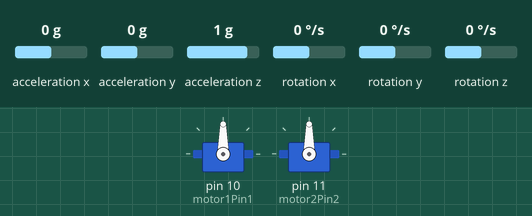
A sketch run on a simulated Arduino Uno, built with avr-gcc and run on an emulated ATmega328P. Parts: 2 × servo. The inputs (shaded band) are chosen by the test bench; at power-on: acceleration y 0 g, acceleration x 0 g, acceleration z 1 g, rotation x 0 °/s, rotation y 0 °/s, rotation z 0 °/s. What the sketch prints to the serial monitor is not drawn.

Above: at 1.7 s.
1.8 s: acceleration y set to -1.4 g
At 2.1 s:
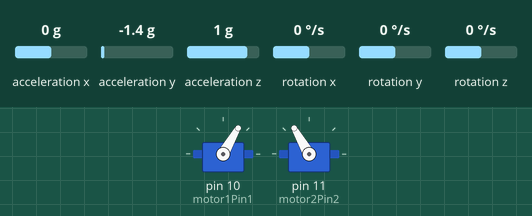
3.3 s: acceleration y set to 0.1 g
At 5.4 s:
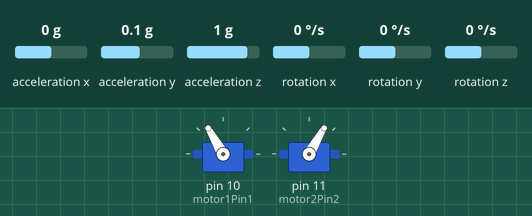
5.8 s: acceleration y set to -0.1 g
Timing chart, 0 to 8.8 s (numbered marks = the images above; inputs shaded):
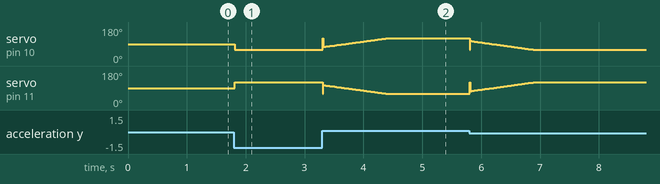

Measured:
- after the input at 1.8 s, servo on pin 10 (motor1Pin1): 90° → 60° at once; servo on pin 11 (motor2Pin2): 90° → 120° at once

The sketch:

projet1.ino
```cpp
#define PRINT_DEBUG_BUILD  // This is to print the MPU data on serial monitor to debug

#include <PID_v1.h>

#include <Servo.h>


// Required for MPU6050

#include "I2Cdev.h"

#include "MPU6050_6Axis_MotionApps20.h"

// Arduino Wire library is required if I2Cdev I2CDEV_ARDUINO_WIRE implementation

// is used in I2Cdev.h

#if I2CDEV_IMPLEMENTATION == I2CDEV_ARDUINO_WIRE

  #include "Wire.h"

#endif


// MPU default I2C address is 0x68

MPU6050 mpu;

#define INTERRUPT_PIN 2  // Use pin 2 on Arduino Uno & most boards


// MPU control/status vars

bool dmpReady = false;  // Set true if DMP init was successful

uint8_t mpuIntStatus;   // Holds actual interrupt status byte from MPU

uint8_t devStatus;      // Return status after each device operation (0 = success, !0 = error)

uint16_t packetSize;    // Expected DMP packet size (default is 42 bytes)

uint16_t fifoCount;     // Count of all bytes currently in FIFO

uint8_t fifoBuffer[64]; // FIFO storage buffer


// Orientation/motion vars

Quaternion q;           // [w, x, y, z] quaternion container

VectorFloat gravity;    // [x, y, z] gravity vector

float ypr[3];           // [yaw, pitch, roll] yaw/pitch/roll container and gravity vector

VectorInt16 gy;         // [x, y, z] gyro sensor measurements


// PID variables for roll control

double setpointRollAngle = 0; // Zero degree setpoint for roll

double rollGyroAngle = 0;

double rollPIDOutput = 0;


// PID parameters

#define PID_ROLL_KP 20

#define PID_ROLL_KI 70

#define PID_ROLL_KD 1


PID rollPID(&rollGyroAngle, &rollPIDOutput, &setpointRollAngle, PID_ROLL_KP, PID_ROLL_KI, PID_ROLL_KD, DIRECT);


// Motor control pins

Servo servo1;

Servo servo2;

int motor1Pin1 = 10;

int motor2Pin2 = 11;


void setupPID()

{

    rollPID.SetOutputLimits(-255, 255);

    rollPID.SetMode(AUTOMATIC);

    rollPID.SetSampleTime(10); // 10 milliseconds sample time

}


void setupMotors()

{

    servo1.attach(motor1Pin1); // motor1Pin1 must be a PWM pin

    servo2.attach(motor2Pin2); // motor2Pin2 must be a PWM pin

    rotateMotor(0, 0); // Initialize servos to neutral position

}


void setupMPU()

{

    #if I2CDEV_IMPLEMENTATION == I2CDEV_ARDUINO_WIRE

        Wire.begin();

        Wire.setClock(400000); // 400kHz I2C clock

    #endif


    mpu.initialize();

    pinMode(INTERRUPT_PIN, INPUT);

    devStatus = mpu.dmpInitialize();


    // Set your own gyro offsets here, scaled for min sensitivity

    mpu.setXAccelOffset(-1630);

    mpu.setYAccelOffset(227);

    mpu.setZAccelOffset(3078);

    mpu.setXGyroOffset(237);

    mpu.setYGyroOffset(-2);

    mpu.setZGyroOffset(154);


    if (devStatus == 0) {

        mpu.setDMPEnabled(true);

        mpuIntStatus = mpu.getIntStatus();

        dmpReady = true;

        packetSize = mpu.dmpGetFIFOPacketSize();

    } else {

        // ERROR handling code

    }

}


void setup()

{

    Serial.begin(115200); // Start serial communication at 115200 bauds

    setupMotors();

    setupMPU();

    setupPID();

}


void loop()

{

    if (!dmpReady) return;


    if (mpu.dmpGetCurrentFIFOPacket(fifoBuffer)) {

        mpu.dmpGetQuaternion(&q, fifoBuffer);

        mpu.dmpGetGravity(&gravity, &q);

        mpu.dmpGetYawPitchRoll(ypr, &q, &gravity);


        rollGyroAngle = ypr[2] * 180/M_PI; // Convert roll angle to degrees


        rollPID.Compute();


        rotateMotor(rollPIDOutput, rollPIDOutput);


        //#ifdef PRINT_DEBUG_BUILD

        Serial.print("Roll Gyro Angle: ");

        Serial.println(rollGyroAngle);

        Serial.print("PID Output: ");

        Serial.println(rollPIDOutput);

        //#endiFf

    }

}


void rotateMotor(int speed1, int speed2) {

    int servoSpeed1 = map(speed1, -255, 255, 120, 60);

    int servoSpeed2 = map(speed2, -255, 255, 60, 120);


    servo1.write(servoSpeed1);

    servo2.write(servoSpeed2);

}
```
